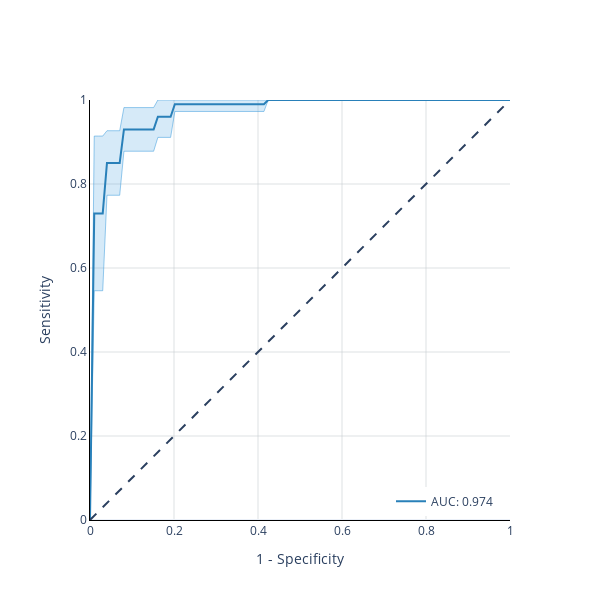

The code cell stored with this chart in its notebook:
### Code cell
plt.rcParams["figure.figsize"] = (10,10)
dtest = xgb.DMatrix(Xsel, label=y_test)
for train, test in tqdm(folds, total=len(folds)):
    dtrain = xgb.DMatrix(Xsel.iloc[train,:], label=y_test.iloc[train])
    dval   = xgb.DMatrix(Xsel.iloc[test,:], label=y_test.iloc[test])
    model  = xgb.train(
        dtrain                = dtrain,
        params                = params, 
        evals                 = [(dtrain, 'train'), (dval, 'val')],
        num_boost_round       = 1000,
        verbose_eval          = False,
        early_stopping_rounds = 10,
    )
    sets = [dtrain, dval, dtest]
    for i,ds in enumerate(results.keys()):
        y_preds              = model.predict(sets[i])
        labels               = sets[i].get_label()
        fpr, tpr, thresholds = roc_curve(labels, y_preds)
        results[ds]['fpr'].append(fpr)
        results[ds]['tpr'].append(tpr)
        results[ds]['thresholds'].append(thresholds)
        results[ds]['auc'].append(roc_auc_score(labels, y_preds))
kind = 'test'
c_fill      = 'rgba(52, 152, 219, 0.2)'
c_line      = 'rgba(52, 152, 219, 0.5)'
c_line_main = 'rgba(41, 128, 185, 1.0)'
c_grid      = 'rgba(189, 195, 199, 0.5)'
c_annot     = 'rgba(149, 165, 166, 0.5)'
c_highlight = 'rgba(192, 57, 43, 1.0)'
fpr_mean    = np.linspace(0, 1, 100)
interp_tprs = []
for i in range(4):
    fpr           = results[kind]['fpr'][i]
    tpr           = results[kind]['tpr'][i]
    interp_tpr    = np.interp(fpr_mean, fpr, tpr)
    interp_tpr[0] = 0.0
    interp_tprs.append(interp_tpr)
tpr_mean     = np.mean(interp_tprs, axis=0)
tpr_mean[-1] = 1.0
tpr_std      = np.std(interp_tprs, axis=0)
tpr_upper    = np.clip(tpr_mean+tpr_std, 0, 1)
tpr_lower    = tpr_mean-tpr_std
auc          = np.mean(results[kind]['auc'])
fig = go.Figure([
    go.Scatter(
        x          = fpr_mean,
        y          = tpr_upper,
        line       = dict(color=c_line, width=1),
        hoverinfo  = "skip",
        showlegend = False,
        name       = 'upper'),
    go.Scatter(
        x          = fpr_mean,
        y          = tpr_lower,
        fill       = 'tonexty',
        fillcolor  = c_fill,
        line       = dict(color=c_line, width=1),
        hoverinfo  = "skip",
        showlegend = False,
        name       = 'lower'),
    go.Scatter(
        x          = fpr_mean,
        y          = tpr_mean,
        line       = dict(color=c_line_main, width=2),
        hoverinfo  = "skip",
        showlegend = True,
        name       = f'AUC: {auc:.3f}')
])
fig.add_shape(
    type ='line', 
    line =dict(dash='dash'),
    x0=0, x1=1, y0=0, y1=1
)
fig.update_layout(
    template    = 'plotly_white', 
    title_x     = 0.5,
    xaxis_title = "1 - Specificity",
    yaxis_title = "Sensitivity",
    width       = 600,
    height      = 600,
    legend      = dict(
        yanchor="bottom", 
        xanchor="right", 
        x=0.95,
        y=0.01,
    )
)
fig.update_yaxes(
    range       = [0, 1],
    gridcolor   = c_grid,
    scaleanchor = "x", 
    scaleratio  = 1,
    linecolor   = 'black')
fig.update_xaxes(
    range       = [0, 1],
    gridcolor   = c_grid,
    constrain   = 'domain',
    linecolor   = 'black')

### Figure 1 — Plotly figure (JSON) as saved in the notebook; plotly's stock layout.template omitted (floating-point values rounded to 4 significant figures)
{"data": [{"hoverinfo": "skip", "line": {"color": "rgba(52, 152, 219, 0.5)", "width": 1}, "name": "upper", "showlegend": false, "type": "scatter", "x": [0, 0.0101, 0.0202, 0.0303, 0.0404, 0.05051, 0.06061, 0.07071, 0.08081, 0.09091, 0.101, 0.1111, 0.1212, 0.1313, 0.1414, 0.1515, 0.1616, 0.1717, 0.1818, 0.1919, 0.202, 0.2121, 0.2222, 0.2323, 0.2424, 0.2525, 0.2626, 0.2727, 0.2828, 0.2929, 0.303, 0.3131, 0.3232, 0.3333, 0.3434, 0.3535, 0.3636, 0.3737, 0.3838, 0.3939, 0.404, 0.4141, 0.4242, 0.4343, 0.4444, 0.4545, 0.4646, 0.4747, 0.4848, 0.4949, 0.5051, 0.5152, 0.5253, 0.5354, 0.5455, 0.5556, 0.5657, 0.5758, 0.5859, 0.596, 0.6061, 0.6162, 0.6263, 0.6364, 0.6465, 0.6566, 0.6667, 0.6768, 0.6869, 0.697, 0.7071, 0.7172, 0.7273, 0.7374, 0.7475, 0.7576, 0.7677, 0.7778, 0.7879, 0.798, 0.8081, 0.8182, 0.8283, 0.8384, 0.8485, 0.8586, 0.8687, 0.8788, 0.8889, 0.899, 0.9091, 0.9192, 0.9293, 0.9394, 0.9495, 0.9596, 0.9697, 0.9798, 0.9899, 1], "y": [0, 0.9141, 0.9141, 0.9141, 0.9268, 0.9268, 0.9268, 0.9268, 0.982, 0.982, 0.982, 0.982, 0.982, 0.982, 0.982, 0.982, 1, 1, 1, 1, 1, 1, 1, 1, 1, 1, 1, 1, 1, 1, 1, 1, 1, 1, 1, 1, 1, 1, 1, 1, 1, 1, 1, 1, 1, 1, 1, 1, 1, 1, 1, 1, 1, 1, 1, 1, 1, 1, 1, 1, 1, 1, 1, 1, 1, 1, 1, 1, 1, 1, 1, 1, 1, 1, 1, 1, 1, 1, 1, 1, 1, 1, 1, 1, 1, 1, 1, 1, 1, 1, 1, 1, 1, 1, 1, 1, 1, 1, 1, 1]}, {"fill": "tonexty", "fillcolor": "rgba(52, 152, 219, 0.2)", "hoverinfo": "skip", "line": {"color": "rgba(52, 152, 219, 0.5)", "width": 1}, "name": "lower", "showlegend": false, "type": "scatter", "x": [0, 0.0101, 0.0202, 0.0303, 0.0404, 0.05051, 0.06061, 0.07071, 0.08081, 0.09091, 0.101, 0.1111, 0.1212, 0.1313, 0.1414, 0.1515, 0.1616, 0.1717, 0.1818, 0.1919, 0.202, 0.2121, 0.2222, 0.2323, 0.2424, 0.2525, 0.2626, 0.2727, 0.2828, 0.2929, 0.303, 0.3131, 0.3232, 0.3333, 0.3434, 0.3535, 0.3636, 0.3737, 0.3838, 0.3939, 0.404, 0.4141, 0.4242, 0.4343, 0.4444, 0.4545, 0.4646, 0.4747, 0.4848, 0.4949, 0.5051, 0.5152, 0.5253, 0.5354, 0.5455, 0.5556, 0.5657, 0.5758, 0.5859, 0.596, 0.6061, 0.6162, 0.6263, 0.6364, 0.6465, 0.6566, 0.6667, 0.6768, 0.6869, 0.697, 0.7071, 0.7172, 0.7273, 0.7374, 0.7475, 0.7576, 0.7677, 0.7778, 0.7879, 0.798, 0.8081, 0.8182, 0.8283, 0.8384, 0.8485, 0.8586, 0.8687, 0.8788, 0.8889, 0.899, 0.9091, 0.9192, 0.9293, 0.9394, 0.9495, 0.9596, 0.9697, 0.9798, 0.9899, 1], "y": [0, 0.5459, 0.5459, 0.5459, 0.7732, 0.7732, 0.7732, 0.7732, 0.878, 0.878, 0.878, 0.878, 0.878, 0.878, 0.878, 0.878, 0.911, 0.911, 0.911, 0.911, 0.9727, 0.9727, 0.9727, 0.9727, 0.9727, 0.9727, 0.9727, 0.9727, 0.9727, 0.9727, 0.9727, 0.9727, 0.9727, 0.9727, 0.9727, 0.9727, 0.9727, 0.9727, 0.9727, 0.9727, 0.9727, 0.9727, 1, 1, 1, 1, 1, 1, 1, 1, 1, 1, 1, 1, 1, 1, 1, 1, 1, 1, 1, 1, 1, 1, 1, 1, 1, 1, 1, 1, 1, 1, 1, 1, 1, 1, 1, 1, 1, 1, 1, 1, 1, 1, 1, 1, 1, 1, 1, 1, 1, 1, 1, 1, 1, 1, 1, 1, 1, 1]}, {"hoverinfo": "skip", "line": {"color": "rgba(41, 128, 185, 1.0)", "width": 2}, "name": "AUC: 0.974", "showlegend": true, "type": "scatter", "x": [0, 0.0101, 0.0202, 0.0303, 0.0404, 0.05051, 0.06061, 0.07071, 0.08081, 0.09091, 0.101, 0.1111, 0.1212, 0.1313, 0.1414, 0.1515, 0.1616, 0.1717, 0.1818, 0.1919, 0.202, 0.2121, 0.2222, 0.2323, 0.2424, 0.2525, 0.2626, 0.2727, 0.2828, 0.2929, 0.303, 0.3131, 0.3232, 0.3333, 0.3434, 0.3535, 0.3636, 0.3737, 0.3838, 0.3939, 0.404, 0.4141, 0.4242, 0.4343, 0.4444, 0.4545, 0.4646, 0.4747, 0.4848, 0.4949, 0.5051, 0.5152, 0.5253, 0.5354, 0.5455, 0.5556, 0.5657, 0.5758, 0.5859, 0.596, 0.6061, 0.6162, 0.6263, 0.6364, 0.6465, 0.6566, 0.6667, 0.6768, 0.6869, 0.697, 0.7071, 0.7172, 0.7273, 0.7374, 0.7475, 0.7576, 0.7677, 0.7778, 0.7879, 0.798, 0.8081, 0.8182, 0.8283, 0.8384, 0.8485, 0.8586, 0.8687, 0.8788, 0.8889, 0.899, 0.9091, 0.9192, 0.9293, 0.9394, 0.9495, 0.9596, 0.9697, 0.9798, 0.9899, 1], "y": [0, 0.73, 0.73, 0.73, 0.85, 0.85, 0.85, 0.85, 0.93, 0.93, 0.93, 0.93, 0.93, 0.93, 0.93, 0.93, 0.96, 0.96, 0.96, 0.96, 0.99, 0.99, 0.99, 0.99, 0.99, 0.99, 0.99, 0.99, 0.99, 0.99, 0.99, 0.99, 0.99, 0.99, 0.99, 0.99, 0.99, 0.99, 0.99, 0.99, 0.99, 0.99, 1, 1, 1, 1, 1, 1, 1, 1, 1, 1, 1, 1, 1, 1, 1, 1, 1, 1, 1, 1, 1, 1, 1, 1, 1, 1, 1, 1, 1, 1, 1, 1, 1, 1, 1, 1, 1, 1, 1, 1, 1, 1, 1, 1, 1, 1, 1, 1, 1, 1, 1, 1, 1, 1, 1, 1, 1, 1]}], "layout": {"height": 600, "legend": {"x": 0.95, "xanchor": "right", "y": 0.01, "yanchor": "bottom"}, "shapes": [{"line": {"dash": "dash"}, "type": "line", "x0": 0, "x1": 1, "y0": 0, "y1": 1}], "title": {"x": 0.5}, "width": 600, "xaxis": {"constrain": "domain", "gridcolor": "rgba(189, 195, 199, 0.5)", "linecolor": "black", "range": [0, 1], "title": {"text": "1 - Specificity"}}, "yaxis": {"gridcolor": "rgba(189, 195, 199, 0.5)", "linecolor": "black", "range": [0, 1], "scaleanchor": "x", "scaleratio": 1, "title": {"text": "Sensitivity"}}}}
